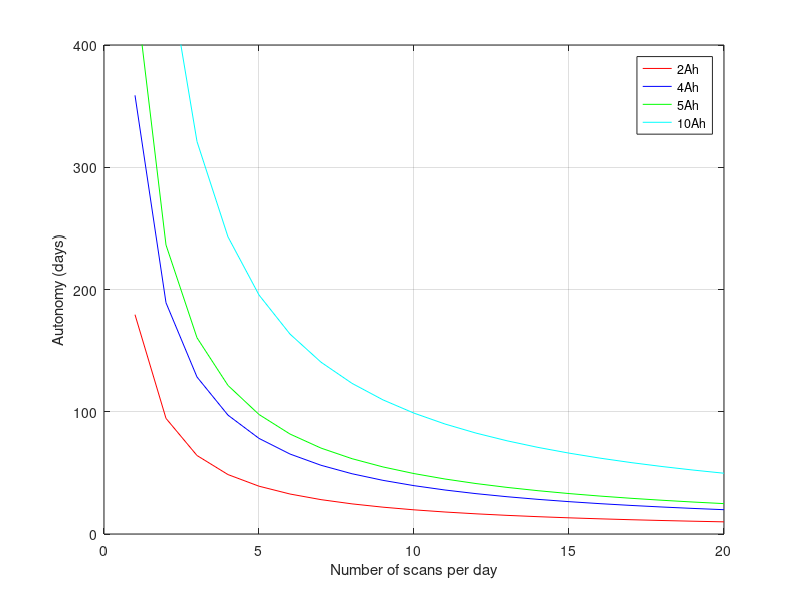

MATLAB code to generate this figure:
clear all;
clc;

pir = 0;
ble_receive = 0.100;
lora_transmit = 0.100;
deep_sleep = 48e-6;

tempo_rx = 10;
tempo_tx = 5;
tempo_ativo_rx = tempo_rx/3600;
tempo_ativo_tx = tempo_tx/3600;
tempo_ativo = tempo_ativo_rx + tempo_ativo_tx;

i = 1;

bateria = 2
for k = 1:1:20
    consumo_pir = pir*24;
    consumo_lora_tx(k) = lora_transmit*24*tempo_ativo_tx*k;
    consumo_lora_rx(k) = ble_receive*24*tempo_ativo_rx*k;
    consumo_lora_deep = deep_sleep*24*(1-tempo_ativo);
    
    consumo_total_deep = consumo_pir+consumo_lora_rx+consumo_lora_tx+consumo_lora_deep;
    
 end
    
autonomia_deep2 = bateria./consumo_total_deep;

k1 = 1:1:20;
figure(1)
plot(k1,autonomia_deep2,'r');
hold on
bateria2 = 4
for k = 1:1:20
    consumo_pir = pir*24;
    consumo_lora_tx(k) = lora_transmit*24*tempo_ativo_tx*k;
    consumo_lora_rx(k) = ble_receive*24*tempo_ativo_rx*k;
    consumo_lora_deep = deep_sleep*24*(1-tempo_ativo);
    
    consumo_total_deep = consumo_pir+consumo_lora_rx+consumo_lora_tx+consumo_lora_deep;
    
 end
    
autonomia_deep4 = bateria2./consumo_total_deep;
k2 = 1:1:20;
plot(k2,autonomia_deep4,'b');
hold on

bateria5 = 5;
for k = 1:1:20
    consumo_pir = pir*24;
    consumo_lora_tx(k) = lora_transmit*24*tempo_ativo_tx*k;
    consumo_lora_rx(k) = ble_receive*24*tempo_ativo_rx*k;
    consumo_lora_deep = deep_sleep*24*(1-tempo_ativo);
    
    consumo_total_deep = consumo_pir+consumo_lora_rx+consumo_lora_tx+consumo_lora_deep;
    
 end
    
autonomia_deep5 = bateria5./consumo_total_deep;

k3 = 1:1:20;
figure(1)
plot(k3,autonomia_deep5,'g');
hold on

bateria10 = 10;
for k = 1:1:20
    consumo_pir = pir*24;
    consumo_lora_tx(k) = lora_transmit*24*tempo_ativo_tx*k;
    consumo_lora_rx(k) = ble_receive*24*tempo_ativo_rx*k;
    consumo_lora_deep = deep_sleep*24*(1-tempo_ativo);
    
    consumo_total_deep = consumo_pir+consumo_lora_rx+consumo_lora_tx+consumo_lora_deep;
    
 end
    
autonomia_deep10 = bateria10./consumo_total_deep;

k4 = 1:1:20;
figure(1)
plot(k4,autonomia_deep10,'c');
%yticks([128 500 1000 1500 2000 2500 3000 3500 4000 4500 5000 5500 6000]);
%yticklabels({'128', '500', '1000', '1500', '2000', '2500', '3000', '3500', '4000', '4500', '5000', '5500', '6000'});
hold off
legend("2Ah","4Ah","5Ah","10Ah" );
axis([0 20 0 400])
grid on
%title("Consumo Lopy4 com diferentes baterias")
ylabel("Autonomy (days)");
xlabel("Number of scans per day");
